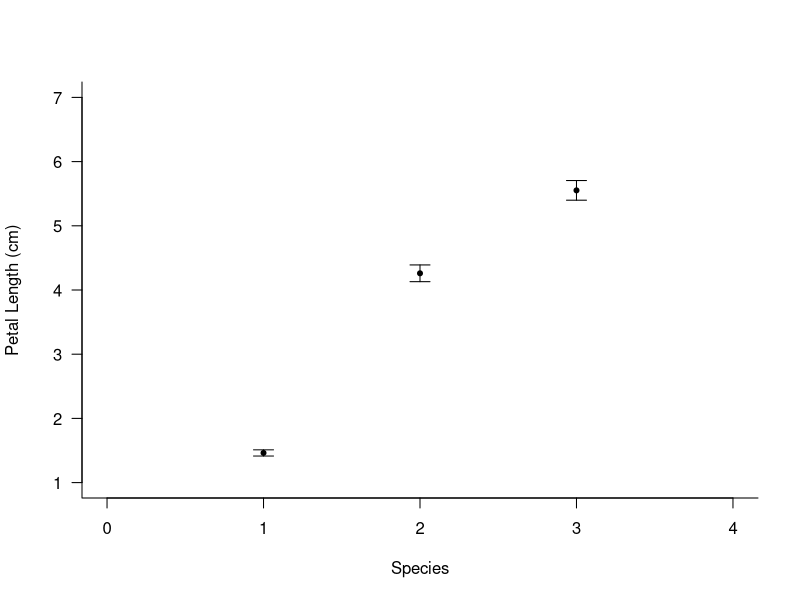
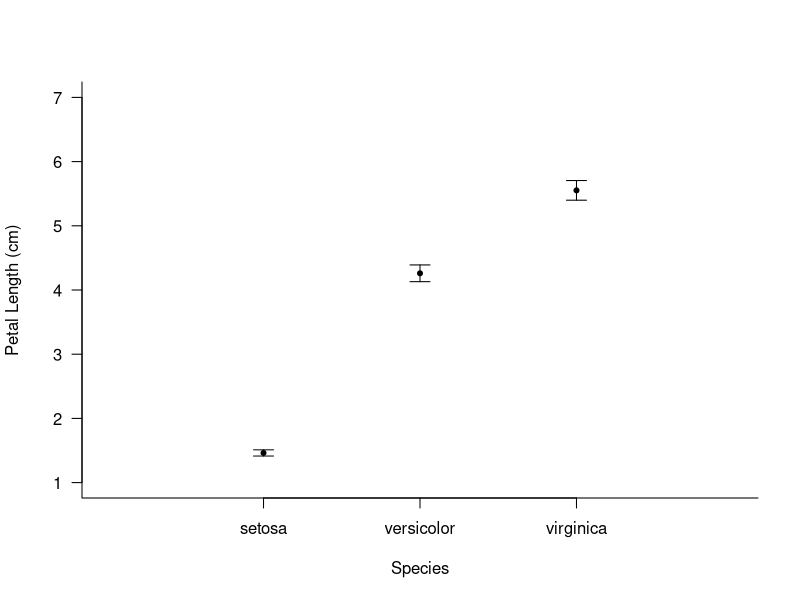
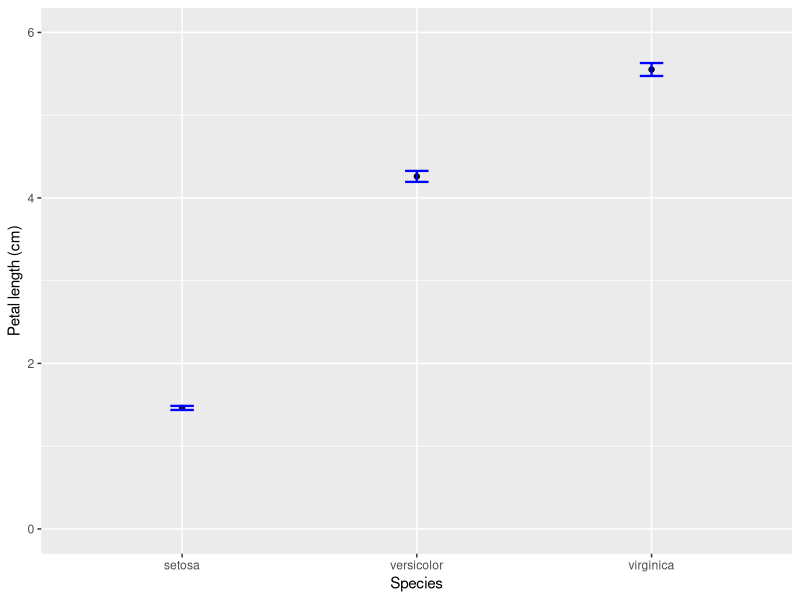

These figures' R source, in order:
## ---- chunk 1
rm(list=ls())
## ---- chunk 2
# specify a 1x1 panel plot
par(mfrow=c(1,1))
## ---- chunk 3
mu <- tapply(iris$Petal.Length, iris$Species, mean)
## ---- chunk 4
CI95 <- function (x) {return( 1.96 * sqrt( var(x) / length(x) ) )}

# calculate the error for ecah group (espilon or eps as named)
eps <- tapply(iris$Petal.Length,iris$Species,CI95)

plot(1:3,mu,xlim=c(0,4),ylim=c(1,7),pch=20, las=1, bty="L",
      xlab="Species", ylab="Petal Length (cm)")

arrows( x0 = 1:3, x1 = 1:3, 
        y0 = mu + eps, y1 = mu - eps, 
        code = 3, length = 0.1, angle = 90)
## ---- chunk 5
par(mfrow=c(1,1))

## ---- chunk 6
# mu <- tapply(iris$Petal.Length,iris$Species,mean)
# 
# CI95 <- function (x) {return(1.96*sd(x)/sqrt(length(x)))} 
# 
# se <- tapply(iris$Petal.Length,iris$Species,CI95)

plot(1:3, mu, xlim = c(0,4), ylim = c(1,7), 
     pch = 20, las = 1, bty = "L", xaxt ="n", 
     xlab = "Species", ylab = "Petal Length (cm)")

axis(1, at = 1:3, levels(iris$Species)) 

arrows( x0 = 1:3, x1 = 1:3, 
        y0 = mu + eps, y1 = mu - eps, 
        code = 3, length = 0.1, angle = 90)
## ---- chunk 7
library(tidyverse) # load package with ggplot

p1 <- ggplot(iris, aes(Species, Petal.Length)) + 
  stat_summary(fun.y = mean, geom = "point") + 
  coord_cartesian(ylim = c(0, 6)) + labs(y = "Petal length (cm)") +
  stat_summary(fun.data = mean_se, geom = "errorbar", 
               width = 0.1, size = 0.8, colour = "blue") 

print(p1)
